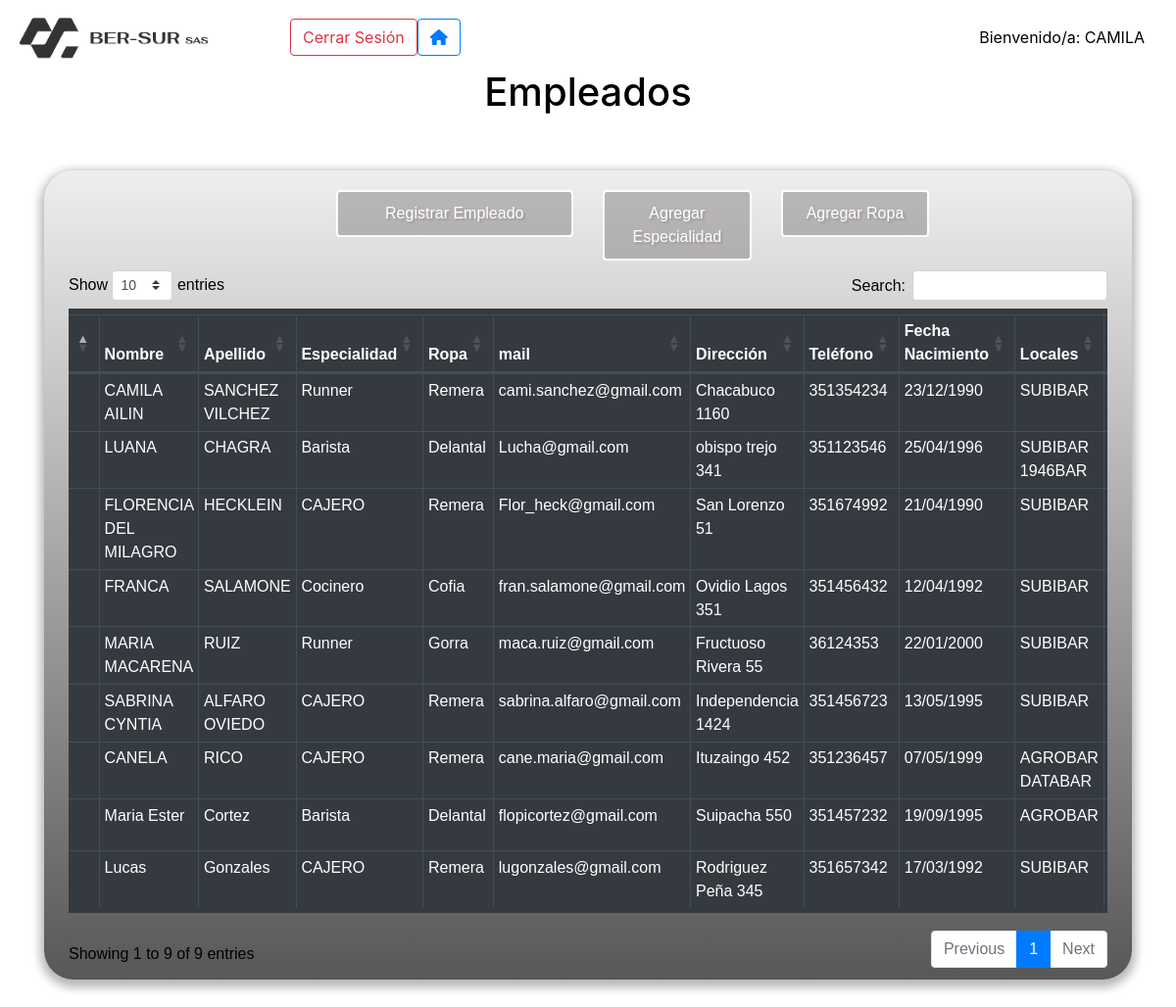
The app's page /empleados (signed in) with its own data.
### base/models.py (models this page shows, shortened)
class User(AbstractUser):
    nombre = models.CharField(max_length=200, null=True)
    apellido = models.CharField(max_length=200, null=True)
    mail = models.EmailField(null=True, unique=True)
    direccion = models.TextField(max_length=200, null=True)
    telefono = models.CharField(max_length=20, null=True)
    fecha_nacimiento = models.DateTimeField(null=True, auto_now=False)
    dni = models.IntegerField(null=True)
    rol = models.ForeignKey(Rol, on_delete=models.CASCADE, null=True)
    es_activo = models.BooleanField(null=True)
    USERNAME_FIELD = 'mail'
    REQUIRED_FIELDS = ['username']

class Tipo_Especialidad(models.Model):
    descripcion = models.TextField(max_length=300)
    def __str__(self):
        return f'{self.descripcion}'

class Tipo_Ropa(models.Model):
    descripcion = models.TextField(max_length=300)
    talle = models.CharField(max_length=300)
    def __str__(self):
        return f'{self.descripcion}'

class Local(models.Model):
    nombre = models.CharField(max_length=300)
    nombre_completo = models.CharField(max_length=300)
    mail = models.EmailField(max_length=300)
    direccion = models.TextField(max_length=200)
    telefono = models.CharField(max_length=20)
    proveedor = models.ManyToManyField(Proveedor, null=True)
    encargado = models.ForeignKey(User, on_delete=models.SET_NULL, null=True)
    empleado = models.ManyToManyField(Empleado, null=True)
    ubicacion = models.CharField(max_length=300, null=True)
    logo = models.ImageField(null=True, default="bersurlogo.png")
    hoy = datetime.date.today()
    semana_actual = hoy.isocalendar().week
    year_actual = hoy.year
    @property
    def obtener_semanas_del_local(self):
        semanas_del_local = []
        for caja_chica in self.caja_chica_set.all():
            semana_del_local = caja_chica.semana.isocalendar().week
            semanas_del_local.append(semana_del_local)
        return semanas_del_local
    semanas_del_local = obtener_semanas_del_local
    @property
    def obtener_meses_del_local(self):
        meses_del_local = []
        for caja_chica in self.caja_chica_set.all():
            mes_del_local = caja_chica.semana.month
            meses_del_local.append(mes_del_local)
        meses_del_local = list(set(meses_del_local))
        return meses_del_local
    meses_del_local = obtener_meses_del_local
    @property
    def obtener_years_del_local(self):
        years_del_local = []
        for caja_chica in self.caja_chica_set.all():
            year_del_local = caja_chica.semana.year
            years_del_local.append(year_del_local)
        years_del_local = list(set(years_del_local))
        return years_del_local
    years_del_local = obtener_years_del_local
    @property
    def obtener_total_retiros_hoy(self):
        return self.calcular_total_retiros_por_dia(self.hoy)
    total_retiros_hoy = obtener_total_retiros_hoy
    @property
    def obtener_total_pagos_semana_actual(self):
        return self.calcular_total_pagos_por_semana(self.semana_actual, self.year_actual)
    total_pagos_semana_actual = obtener_total_pagos_semana_actual
    @property
    def obtener_total_sueldos_semana_actual(self):
        return self.calcular_total_sueldos_por_semana(self.semana_actual)
    total_sueldos_semana_actual = obtener_total_sueldos_semana_actual
    @property
    def obtener_monto_actual(self):
        monto_a_descontar = 0
        for pago in self.pago_proveedor_set.filter(fecha__week=self.semana_actual):
            monto_a_descontar += pago.monto
        caja_chica_semana = self.caja_chica_set.get(
            semana__week=self.semana_actual)
        monto_actual = caja_chica_semana.monto_semanal - monto_a_descontar
        return monto_actual
    monto_actual = obtener_monto_actual

### base/views.py (the view, shortened to what this page needs)
# urls.py: path("empleados", views.page_empleados, name="empleados"),
@login_required(login_url='login')
def page_empleados(request):
    especialidades = Tipo_Especialidad.objects.all()
    ropas = Tipo_Ropa.objects.all()
    nombre_local = request.GET.get('local')
    local = None
    if nombre_local:
        local = Local.objects.get(nombre=nombre_local)
        empleados = local.empleado.all()
    else:
        empleados = Empleado.objects.all()
    if local:
        horarios_por_empleado = {empleado.id: {
            'nombre': empleado.usuario.nombre,
            'apellido': empleado.usuario.apellido,
            'usuario_id': empleado.usuario.id,
            'especialidad': empleado.especialidad.descripcion,
            'ropa': empleado.ropa.descripcion,
            'mail': empleado.usuario.mail,
            'direccion': empleado.usuario.direccion,
            'telefono': empleado.usuario.telefono,
            'fecha_nacimiento': empleado.usuario.fecha_nacimiento.strftime("%d/%m/%Y"),
            'dni': empleado.usuario.dni,
            'horarios': empleado.obtener_horarios_de_trabajo_semana_actual(local=local),
            'locales': [local.nombre for local in empleado.local_set.all()]
        } for empleado in empleados}
    else:
        horarios_por_empleado = {empleado.id: {
            'nombre': empleado.usuario.nombre,
            'apellido': empleado.usuario.apellido,
            'usuario_id': empleado.usuario.id,
            'especialidad': empleado.especialidad.descripcion,
            'ropa': empleado.ropa.descripcion,
            'mail': empleado.usuario.mail,
            'direccion': empleado.usuario.direccion,
            'telefono': empleado.usuario.telefono,
            'fecha_nacimiento': empleado.usuario.fecha_nacimiento.strftime("%d/%m/%Y"),
            'dni': empleado.usuario.dni,
            'horarios': empleado.obtener_horarios_de_trabajo_semana_actual(),
            'locales': [local.nombre for local in empleado.local_set.all()]
        } for empleado in empleados}
    context = {'horarios_por_empleado': horarios_por_empleado,
               'especialidades': especialidades, 'ropas': ropas, 'dias_laborables': DIAS_LABORABLES}
    if nombre_local:
        context.update({'local': local})
    return render(request, 'base/empleados.html', context)

### base/Templates/base/empleados.html (shortened to what this page needs)
{% extends 'base/main.html' %} {% block content %}
{% include 'base/navbar.html' %}
<div class="container">
    <h1 style="margin-top: 70px;" class="text-center">Empleados</h1>
    <div id="Section2" style="color: black;">
    <div class="row ">
        <div class="col">
            <div class="row ">
                <div class="col-lg-3 col-md-3">
                </div>
                <div class="col-lg-3 col-md-3">
                 <a class="btn boton" href="{% url 'registrar' 'Empleado' %}" >Registrar Empleado</a>
                </div>
                <div class="col-lg-2 col-md-2  ">
                    <button class="btn boton" data-toggle="modal" data-target="#modal_agregar_especialidad" >Agregar Especialidad</button>
                </div>
                <div class="col-lg-2 col-md-2  ">
                    <button class="btn boton" data-toggle="modal" data-target="#modal_agregar_ropa" >Agregar Ropa</button>
                </div>
                <div class="col-lg-2 col-md-2  ">
                </div>
            </div>
            <table id="tabla_empleados" class="table rounded table-bordered table-dark ">
                <thead>
                    <tr>
                        <th scope="col"></th>
                        <th scope="col">Nombre</th>
                        <th scope="col">Apellido</th>
                        <th scope="col">Especialidad</th>
                        <th scope="col">Ropa</th>
                        <th scope="col">mail</th>
                        <th scope="col">Dirección</th>
                        <th scope="col">Teléfono</th>
                        <th scope="col">Fecha Nacimiento</th>
                        {%if not local%}
                        <th scope="col">Locales</th>
                        {% endif %}
                        <th scope="col">Acciones</th>
                    </tr>
                </thead>
                <tbody>
                    {% for empleado_id, datos in horarios_por_empleado.items %}
                    <tr>
                        <th scope="row" id="{{ empleado.id }}"></th>
                        <td>{{ datos.nombre }}</td>
                        <td>{{ datos.apellido }}</td>
                        <td>{{ datos.especialidad }}</td>
                        <td>{{ datos.ropa }}</td>
                        <td>{{ datos.mail }}</td>
                        <td>{{ datos.direccion }}</td>
                        <td>{{ datos.telefono }}</td>
                        <td>{{ datos.fecha_nacimiento }}</td>
                        {%if not local %}
                        <td>{% for local in datos.locales %} {{ local }}  {% endfor %}</td>
                        {% endif %}
                        <td><a class="btn btn-danger" href="{% url 'eliminar-usuario' datos.usuario_id %}"></a>
                          </td>
                    </tr>
                    {% endfor %}
                </tbody>
            </table>
        </div>
    </div>
    </div>
</div>
{% endblock %}

### base/Templates/base/navbar.html (shortened to what this page needs)
{% load static %}
<nav id="menu" class="navbar navbar-expand-lg navbar-light fixed-top bg-prima">
    <a class="navbar-brand" href="{% url 'home' %}">
        <img src="{% static 'images/logonegro.png' %}" width="200" height="50" alt="">
    </a>
    <div class="collapse navbar-collapse" id="navbarSupportedContent">
        <ul class="navbar-nav mr-auto">
            <li class="nav-item active">
                <imput class="nav-link " href="#" style="text-shadow: 1px 1px 1px black;">{{local.nombre}} <span class="sr-only">(current)</span></a>
            </li>
            <li class="nav-item">
                <imput class="nav-link" href="#" style="text-shadow: 1px 1px 1px black;">{{local.direccion}}</a>
            </li>
            <li class="nav-item">
                <imput class="nav-link" href="#" style="text-shadow: 1px 1px 1px black;">{{local.telefono}}</a>
            </li>
            <li class="nav-item">
                <imput class="nav-link" href="#" style="text-shadow: 1px 1px 1px black;">{{local.mail}}</a>
            </li>
            <li class="nav-item">
                <a class="btn btn-outline-danger my-2 my-sm-0" href="{% url 'logout' %}">Cerrar Sesión</a>
            </li>
            <li class="nav-item">
                <a class="btn btn-outline-primary my-2 my-sm-0" href="{% url 'home' %}"><i class="fa-solid fa-house"></i></a>
            </li>
        </ul>
        <form class="form-inline my-2 my-lg-0">
            <imput class="nav-link" href="#" style="text-color: black;">Bienvenido/a: {{request.user.username}}
        </form>
    </div>
</nav>

### base/static/styles/main.css (style rules this page uses)
body { color: black; }
#Section2 { background: linear-gradient( rgba(203, 200, 200, 0.3), rgba(18, 16, 16, 0.7)); border-radius: 30px; box-shadow: 0 2px 5px rgba(158, 46, 156, 0.7); overflow: hidden; padding-left: 25px; padding-right: 25px; padding-bottom: 10px; margin-top: 5%; margin-bottom: 5%; width: 100%; font-family: Arial, Helvetica, sans-serif; box-shadow: 0 4px 10px 4px rgba(18, 18, 18, 0.3) }
.boton { background-color: rgba(134, 130, 130, 0.5); text-align: center; border: 2px solid white; border-radius: 4px; color: #fff; display: block; font-family: inherit; text-shadow: 2px 2px 2px rgb(159, 153, 153); font-size: 16px; padding: 10px; margin-top: 20px; margin-bottom: 10px; width: 100%; animation: pulse 1.5s infinite; }

### records on screen
User: user.username "CAMILA", nombre "CAMILA AILIN", apellido "SANCHEZ VILCHEZ", mail "cami.sanchez@gmail.com", direccion "Chacabuco 1160", telefono "351354234"
Tipo_Especialidad: especialidad "Runner" "Runner"
Tipo_Ropa: ropa "Remera" "Remera" "Remera" "Remera" "Remera"
Local: locales "SUBIBAR" "SUBIBAR" "SUBIBAR" "SUBIBAR" "SUBIBAR" "SUBIBAR" "SUBIBAR"
User: nombre "LUANA", apellido "CHAGRA", mail "Lucha@gmail.com", direccion "obispo trejo 341", telefono "351123546"
Tipo_Especialidad: especialidad "Barista" "Barista"
Tipo_Ropa: ropa "Delantal" "Delantal"
Local: locales "1946BAR"
User: nombre "FLORENCIA DEL MILAGRO", apellido "HECKLEIN", mail "Flor_heck@gmail.com", direccion "San Lorenzo 51", telefono "351674992"
Tipo_Especialidad: especialidad "CAJERO" "CAJERO" "CAJERO" "CAJERO"
User: nombre "FRANCA", apellido "SALAMONE", mail "fran.salamone@gmail.com", direccion "Ovidio Lagos 351", telefono "351456432"
Tipo_Especialidad: especialidad "Cocinero"
Tipo_Ropa: ropa "Cofia"
User: nombre "MARIA MACARENA", apellido "RUIZ", mail "maca.ruiz@gmail.com", direccion "Fructuoso Rivera 55", telefono "36124353"
Tipo_Ropa: ropa "Gorra"
User: nombre "SABRINA CYNTIA", apellido "ALFARO OVIEDO", mail "sabrina.alfaro@gmail.com", direccion "Independencia 1424", telefono "351456723"
User: nombre "CANELA", apellido "RICO", mail "cane.maria@gmail.com", direccion "Ituzaingo 452", telefono "351236457"
Local: locales "AGROBAR" "AGROBAR"
Local: locales "DATABAR"
User: nombre "Maria Ester", apellido "Cortez", mail "flopicortez@gmail.com", direccion "Suipacha 550", telefono "351457232"
User: nombre "Lucas", apellido "Gonzales", mail "lugonzales@gmail.com", direccion "Rodriguez Peña 345", telefono "351657342"

### other values on screen
{{ datos.fecha_nacimiento }} "23/12/1990" "25/04/1996" "21/04/1990" "12/04/1992" "22/01/2000" "13/05/1995" "07/05/1999" "19/09/1995" "17/03/1992"
